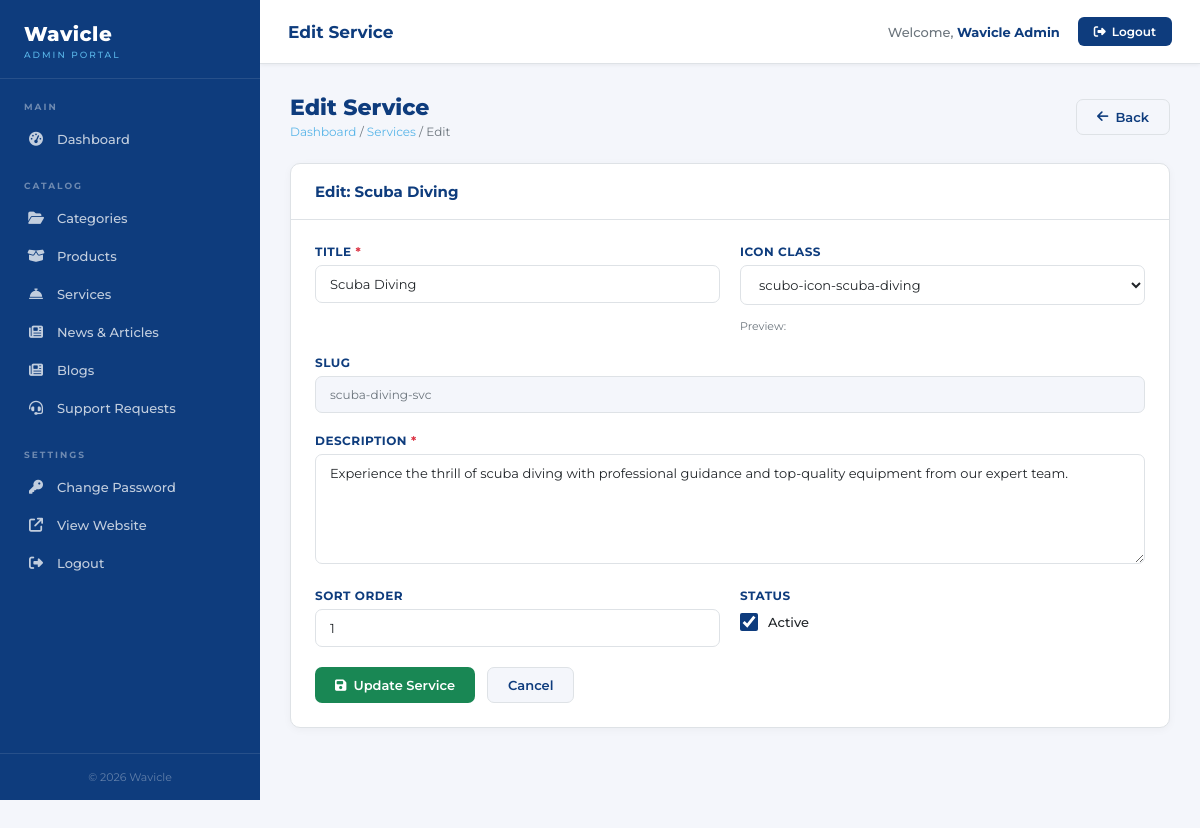
The app's page /admin/services/edit.php?id=1 (signed in) with its own data.
### tables this page shows
CREATE TABLE `services` (
  `id`          INT UNSIGNED NOT NULL AUTO_INCREMENT,
  `title`       VARCHAR(200) NOT NULL,
  `slug`        VARCHAR(200) NOT NULL DEFAULT '',
  `icon_class`  VARCHAR(100) NOT NULL DEFAULT 'scubo-icon-scuba-diving',
  `description` TEXT         NOT NULL,
  `link_url`    VARCHAR(300) NOT NULL DEFAULT 'item-details.php',
  `sort_order`  INT          NOT NULL DEFAULT 0,
  `status`      TINYINT(1)   NOT NULL DEFAULT 1,
  `created_at`  DATETIME     NOT NULL DEFAULT CURRENT_TIMESTAMP,
  `updated_at`  DATETIME     NOT NULL DEFAULT CURRENT_TIMESTAMP ON UPDATE CURRENT_TIMESTAMP,
  PRIMARY KEY (`id`),
  UNIQUE KEY `idx_services_slug` (`slug`)
);

### admin/includes/functions.php (called while the page is built, shortened)
<?php
function e(string $str): string {
    return htmlspecialchars($str, ENT_QUOTES, 'UTF-8');
}

### admin/services/edit.php (the view, shortened to what this page needs)
<?php
require_once __DIR__ . '/../includes/db.php';
require_once __DIR__ . '/../includes/functions.php';
$id=(int)($_GET['id']??0);
$stmt=$pdo->prepare('SELECT * FROM services WHERE id=?');$stmt->execute([$id]);$service=$stmt->fetch();
$errors=[];$data=$service;
$iconOptions=['scubo-icon-scuba-diving','scubo-icon-aqualung','scubo-icon-swimming','scubo-icon-snorkel','scubo-icon-scuba','scubo-icon-plus-symbol','scubo-icon-checked'];
include __DIR__ . '/../includes/header.php';
?>
<div class="wv-page-header">
    <div><h1>Edit Service</h1><div class="wv-breadcrumb"><a href="../index.php">Dashboard</a> / <a href="index.php">Services</a> / Edit</div></div>
    <a href="index.php" class="wv-btn wv-btn-secondary"><i class="fa fa-arrow-left"></i> Back</a>
</div>
<div class="wv-card"><div class="wv-card__header"><span class="wv-card__title">Edit: <?php echo e($service['title']);?></span></div><div class="wv-card__body">
<form method="POST">
    <div class="wv-form-row">
        <div class="wv-form-group"><label class="wv-label">Title <span class="wv-required">*</span></label><input type="text" name="title" class="wv-input" value="<?php echo e($data['title']);?>" required/></div>
        <div class="wv-form-group"><label class="wv-label">Icon Class</label><select name="icon_class" class="wv-select"><?php foreach($iconOptions as $ic):?><option value="<?php echo $ic;?>"<?php echo $data['icon_class']===$ic?' selected':'';?>><?php echo $ic;?></option><?php endforeach;?></select><small style="color:#6c757d;font-size:11px;margin-top:6px;display:block;">Preview: <i id="icon_preview" class="<?php echo e($data['icon_class']);?>" style="font-size:20px;color:#0e3c7d;"></i></small></div>
    </div>
    <div class="wv-form-group"><label class="wv-label">Slug</label><input type="text" class="wv-input" value="<?php echo e($service['slug']);?>" readonly style="background:#f4f6fb;color:#6c757d;font-size:12px;"/></div>
    <div class="wv-form-group"><label class="wv-label">Description <span class="wv-required">*</span></label><textarea name="description" class="wv-textarea" required><?php echo e($data['description']);?></textarea></div>
    <div class="wv-form-row">
        <div class="wv-form-group"><label class="wv-label">Sort Order</label><input type="number" name="sort_order" class="wv-input" value="<?php echo (int)$data['sort_order'];?>" min="0"/></div>
        <div class="wv-form-group"><label class="wv-label">Status</label><div style="display:flex;align-items:center;gap:10px;margin-top:10px;"><input type="checkbox" name="status" id="status" <?php echo $data['status']?'checked':'';?> style="width:18px;height:18px;accent-color:#0e3c7d;"/><label for="status" style="font-size:13px;font-weight:500;cursor:pointer;">Active</label></div></div>
    </div>
    <div style="display:flex;gap:12px;"><button type="submit" class="wv-btn wv-btn-success"><i class="fa fa-save"></i> Update Service</button><a href="index.php" class="wv-btn wv-btn-secondary">Cancel</a></div>
</form>
</div></div>
<?php include __DIR__ . '/../includes/footer.php'; ?>

### admin/includes/header.php (style rules this page uses)
*, *::before, *::after { box-sizing: border-box; margin: 0; padding: 0; }
:root { --navy: #0e3c7d; --navy-dark: #092d5e; --blue: #59b5e8; --blue-light: #e8f4fb; --white: #ffffff; --gray-bg: #f4f6fb; --gray-text: #6c757d; --border: #dee2e6; --sidebar-w: 260px; --topbar-h: 64px; }
body, p, li, td, span, label, input, textarea, select, small, a { font-family: 'itc-avant-garde-gothic', 'Avant Garde', 'Montserrat', sans-serif; }
h1, h2, h3, h4, h5, h6, .wv-topbar__title, .wv-sidebar__logo-text, .wv-card__title, .wv-page-header h1, .wv-stat__num, .wv-btn, .wv-label, .wv-nav-item, .wv-table th, .wv-sidebar__logo-sub, .wv-sidebar__section-label, .wv-sidebar__footer { font-family: 'Montserrat', sans-serif; }
body { background: var(--gray-bg); color: #212529; min-height: 100vh; }
.wv-card { background: var(--white); border-radius: 10px; border: 1px solid var(--border); box-shadow: 0 2px 8px rgba(0, 0, 0, .04); }
.wv-card__header { padding: 18px 24px; border-bottom: 1px solid var(--border); display: flex; align-items: center; justify-content: space-between; }
.wv-card__title { font-size: 15px; font-weight: 700; color: var(--navy); }
.wv-card__body { padding: 24px; }
.wv-btn { display: inline-flex; align-items: center; gap: 7px; padding: 9px 20px; border-radius: 7px; font-size: 13px; font-weight: 600; font-family: 'Montserrat', sans-serif; cursor: pointer; border: none; text-decoration: none; transition: opacity .2s, transform .1s; }
.wv-btn-success { background: #198754; color: var(--white); }
.wv-btn-secondary { background: var(--gray-bg); color: var(--navy); border: 1px solid var(--border); }
.wv-form-group { margin-bottom: 20px; }
.wv-label { display: block; font-size: 12px; font-weight: 700; color: var(--navy); margin-bottom: 6px; text-transform: uppercase; letter-spacing: .5px; font-family: 'Montserrat', sans-serif; }
.wv-input, .wv-select, .wv-textarea { width: 100%; padding: 10px 14px; border: 1px solid var(--border); border-radius: 7px; font-family: 'itc-avant-garde-gothic', 'Montserrat', sans-serif; font-size: 13px; color: #212529; background: var(--white); transition: border-color .2s, box-shadow .2s; }
.wv-textarea { resize: vertical; min-height: 110px; }
.wv-form-row { display: grid; grid-template-columns: 1fr 1fr; gap: 20px; }
.wv-required { color: #dc3545; }
.wv-page-header { display: flex; align-items: center; justify-content: space-between; margin-bottom: 24px; }
.wv-page-header h1 { font-size: 22px; font-weight: 800; color: var(--navy); }
.wv-breadcrumb { font-size: 12px; color: var(--gray-text); margin-top: 3px; }
.wv-breadcrumb a { color: var(--blue); text-decoration: none; }

### records on screen
services: title "Scuba Diving", icon_class "scubo-icon-scuba-diving", slug "scuba-diving-svc", description "Experience the thrill of scuba diving with professional guidance and top-quality equipment from our expert team.", sort_order "1", status "☑"

### other values on screen
$adminPageTitle "Edit Service"
currentAdminName() "Wavicle Admin"
